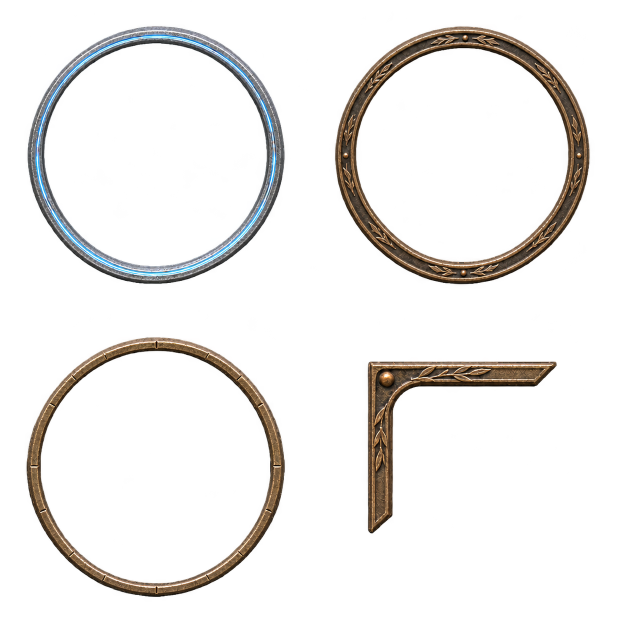
#> input picture assets/source/hud-trim.png, 1254 x 1254 px, found by its file name (shown at 1/2 size)
$ python prepare_presentation_art.py
#> lines starting #> are read from the running program, lines starting #| are printed output that depends on the picture
#!/usr/bin/env python3
"""Pack generated UI metal and registered four-phase VFX without painting new artwork."""
import hashlib
import json
from pathlib import Path
from PIL import Image

ROOT = Path(__file__).resolve().parents[1]
CELL = 256


def record(path):
    path = Path(path)
    return dict(path=str(path.relative_to(ROOT)), sha256=hashlib.sha256(path.read_bytes()).hexdigest())


def save(image, path):
    target = ROOT / path
    target.parent.mkdir(parents=True, exist_ok=True)
    temporary = target.with_suffix('.tmp')
    image.save(temporary, 'WEBP', quality=94, alpha_quality=100, exact=True, method=6)
    temporary.replace(target)
    return dict(**record(target), size=list(image.size))


def main():
    ui_path = ROOT / 'assets/source/hud-trim.png'
    effects_path = ROOT / 'assets/source/combat-frames.png'
    map_path = ROOT / 'assets/source/map-rim.png'
    ui_source = Image.open(ui_path).convert('RGBA')
#> ui_source is the input picture: PIL image 1254x1254 RGBA; mean R, G, B, A 15.9, 14, 12.2, 29.8
    sheet = Image.new('RGBA', (CELL * 2, CELL * 2))
#> sheet: PIL image 512x512 RGBA; every value is 0
    frames = {}
    for index, key in enumerate(['active', 'empty', 'map', 'corner']):
        x, y = index % 2, index // 2
        region = ui_source.crop((x * ui_source.width // 2, y * ui_source.height // 2,
                                 (x + 1) * ui_source.width // 2, (y + 1) * ui_source.height // 2))
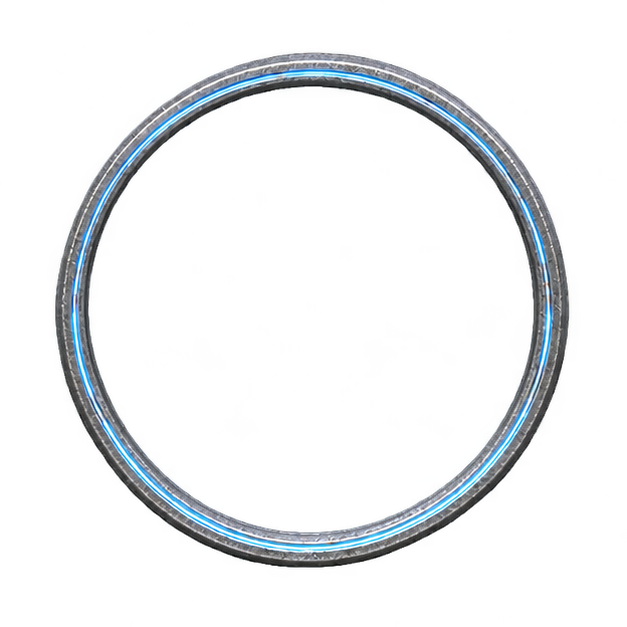
#> region: PIL image 627x627 RGBA; mean R, G, B, A 18.9, 21.9, 24.4, 32.6; transparent parts drawn white
        source_offset = (x * ui_source.width // 2, y * ui_source.height // 2)
#> source_offset = (0, 0)
        if key == 'map':
            region = Image.open(map_path).convert('RGBA')
            source_offset = (0, 0)
        bounds = region.getchannel('A').point(lambda a: 255 if a > 24 else 0).getbbox()
#> bounds = (55, 52, 570, 568)
        if not bounds:
            raise ValueError('Missing generated trim: ' + key)
        width, height = bounds[2] - bounds[0], bounds[3] - bounds[1]
#> width = 515; height = 516
        side = max(width, height) + 8
#> side = 524
        left = round((bounds[0] + bounds[2] - side) / 2)
#> left = 50
        top = round((bounds[1] + bounds[3] - side) / 2)
#> top = 48
        region = region.crop((left, top, left + side, top + side))
#> region: PIL image 524x524 RGBA
        region = region.convert('RGBa').resize((248, 248), Image.Resampling.LANCZOS).convert('RGBA')
#> region: PIL image 248x248 RGBA
        tile = Image.new('RGBA', (CELL, CELL))
#> tile: PIL image 256x256 RGBA; every value is 0
        tile.paste(region, (4, 4))
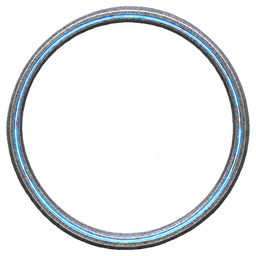
#> tile: PIL image 256x256 RGBA; mean R, G, B, A 24.1, 28, 31.2, 43.9; transparent parts drawn white
        actual = tile.getchannel('A').point(lambda a: 255 if a > 8 else 0).getbbox()
#> actual = (6, 6, 250, 250)
        half = max(CELL / 2 - actual[0], CELL / 2 - actual[1], actual[2] - CELL / 2, actual[3] - CELL / 2)
#> half = 122
        sheet.paste(tile, (x * CELL, y * CELL))
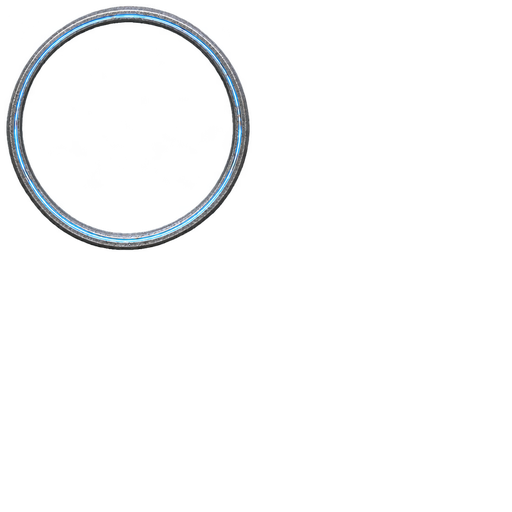
#> sheet: PIL image 512x512 RGBA; mean R, G, B, A 6, 7, 7.8, 11; transparent parts drawn white
#> pass 3 of the loop in main, `for index, key in enumerate(['active', 'empty', 'map', 'corner']):`:
#> in main, `region = ui_source.crop((x * ui_source.width // 2, y * ui_source.heigh..`:
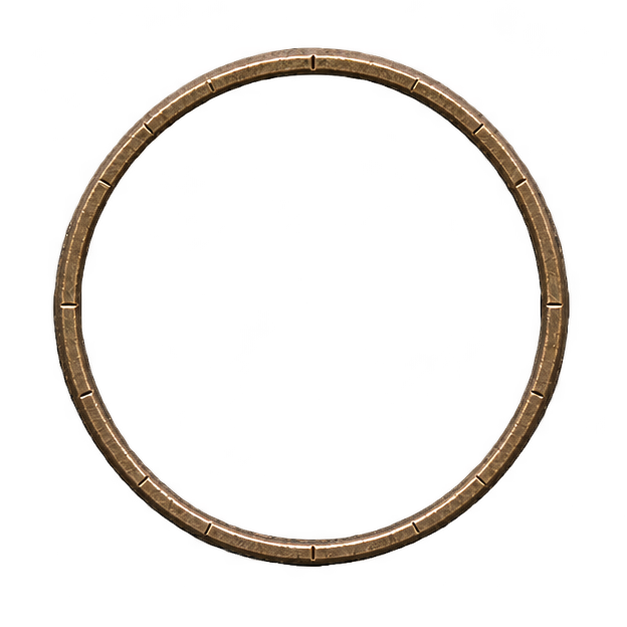
#> region: PIL image 627x627 RGBA; mean R, G, B, A 15.5, 11.8, 8.5, 26; transparent parts drawn white
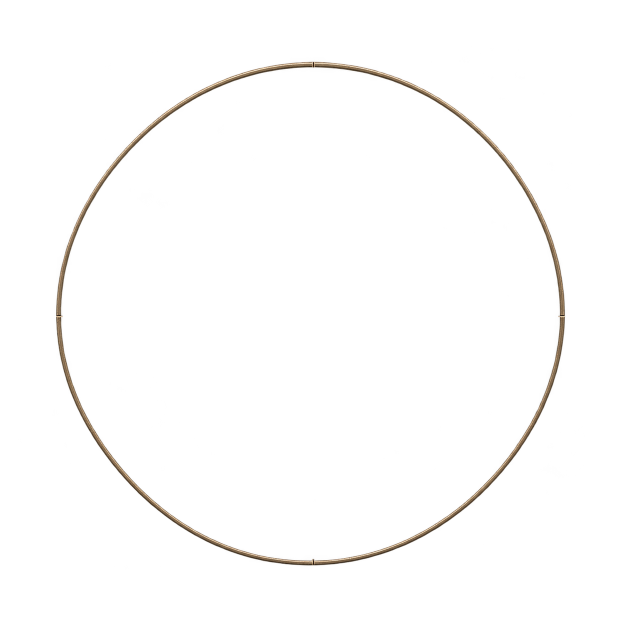
#> input picture sjrpg_3d/assets/source/ui/map-rim.png, 1254 x 1254 px, found by its file name (shown at 1/2 size)
#> in main, region is the input picture: PIL image 1254x1254 RGBA; mean R, G, B, A 3.5, 2.9, 2.1, 4.6
#> bounds = (112, 123, 1130, 1131)
#> width = 1018; height = 1008
#> side = 1026
#> left = 108
#> top = 114
#> actual = (5, 6, 252, 250)
#> half = 124
#> in main, `sheet.paste(tile, (x * CELL, y * CELL))`:
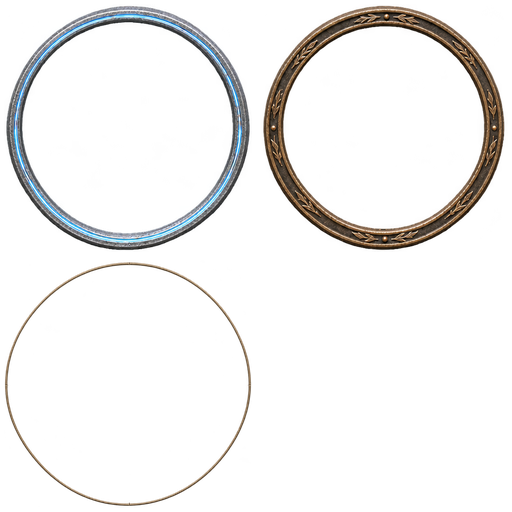
#> sheet: PIL image 512x512 RGBA; mean R, G, B, A 14.1, 13.3, 12.4, 26; transparent parts drawn white
#> the loop made 4 passes; the first 3 are shown
        frames[key] = dict(source=[x * CELL, y * CELL, CELL, CELL], paint_half=half,
                           source_roi=[left + source_offset[0], top + source_offset[1], side, side],
                           source_path=str((map_path if key == "map" else ui_path).relative_to(ROOT)))
    ui = dict(**save(sheet, 'assets/art/hud/generated-trim.webp'), frames=frames)
#> in save, `image.save(temporary, 'WEBP', quality=94, alpha_quality=100, exact=Tru..`:
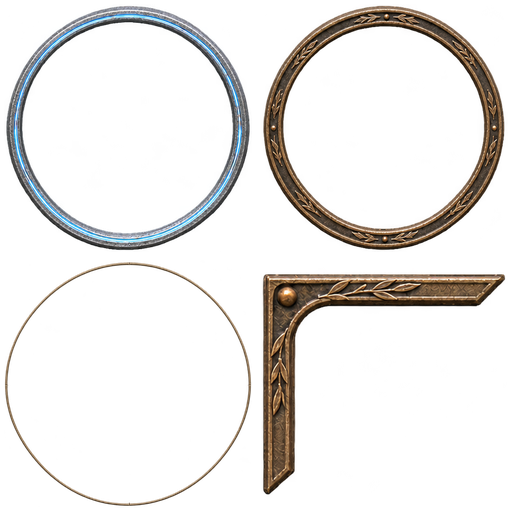
#> saved as generated-trim.tmp: PIL image 512x512 RGBA; mean R, G, B, A 20.2, 17.9, 15.6, 38.7; transparent parts drawn white
    effects_source = Image.open(effects_path).convert('RGB')
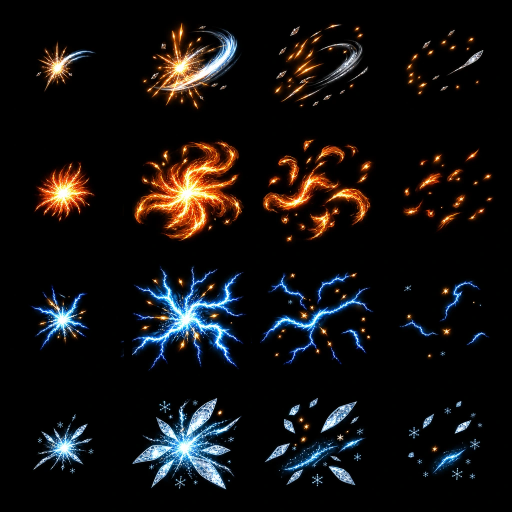
#> input picture sjrpg_2d/assets/art/effects/combat-frames.webp, 1024 x 1024 px, given in place of combat-frames.png, which was not available (shown at 1/2 size)
#> effects_source is the input picture: PIL image 1024x1024 RGB; mean R, G, B 18.5, 16.2, 15.7
    effects = Image.new('RGB', (CELL * 4, CELL * 4))
#> effects: PIL image 1024x1024 RGB; every value is 0
    for row in range(4):
        for col in range(4):
            # Uniform cells retain registration and relative growth across the animation.
            region = effects_source.crop((col * effects_source.width // 4, row * effects_source.height // 4,
                                          (col + 1) * effects_source.width // 4, (row + 1) * effects_source.height // 4))
            region = region.resize((240, 240), Image.Resampling.LANCZOS)
            effects.paste(region, (col * CELL + 8, row * CELL + 8))
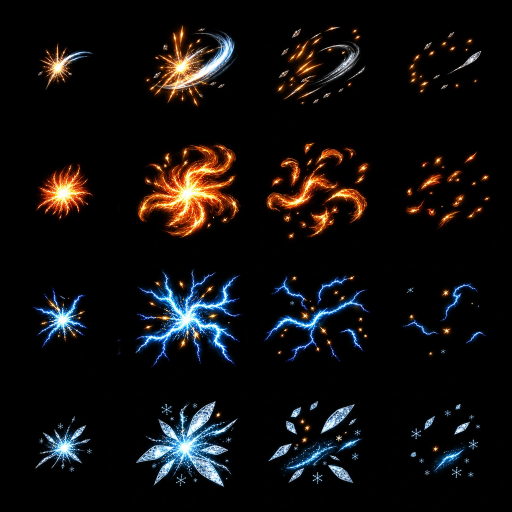
#> effects: PIL image 1024x1024 RGB (shown at 1/2 size); mean R, G, B 16.3, 14.2, 13.8
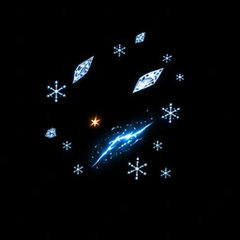
#> region: PIL image 240x240 RGB; mean R, G, B 4.3, 6.5, 8.3
    impact = dict(**save(effects, 'assets/art/effects/combat-frames.webp'), cell=CELL, rows=4, columns=4,
                  elements=['physical', 'fire', 'lightning', 'frost'], blend='add', phases=['contact', 'peak', 'fragments', 'tail'])
    data = dict(sources=[record(ui_path), record(map_path), record(effects_path)],
                reference=record(ROOT / 'assets/source/style/approved-game-reference.jpg'),
                generation=record(ROOT / 'tools/extract/presentation_generation.json'), ui=ui, impact=impact)
    (ROOT / 'assets/data/presentation_art.json').write_text(json.dumps(data, indent=1) + '\n')
    print('Generated presentation art: 4 UI trims, 16 registered FX frames')


if __name__ == '__main__':
#> (the run stopped early here; a loop or call above may not have finished)
